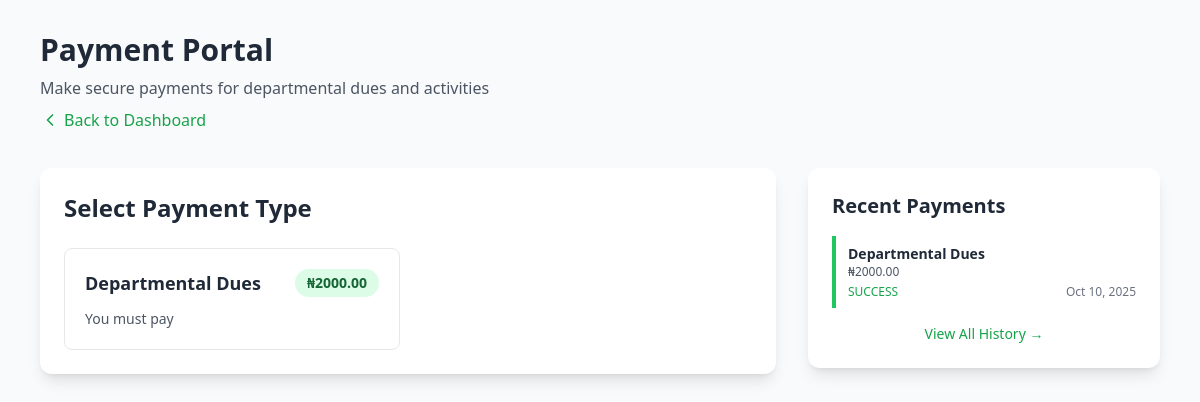
Page /payment/ (signed in) on the earlier database version.
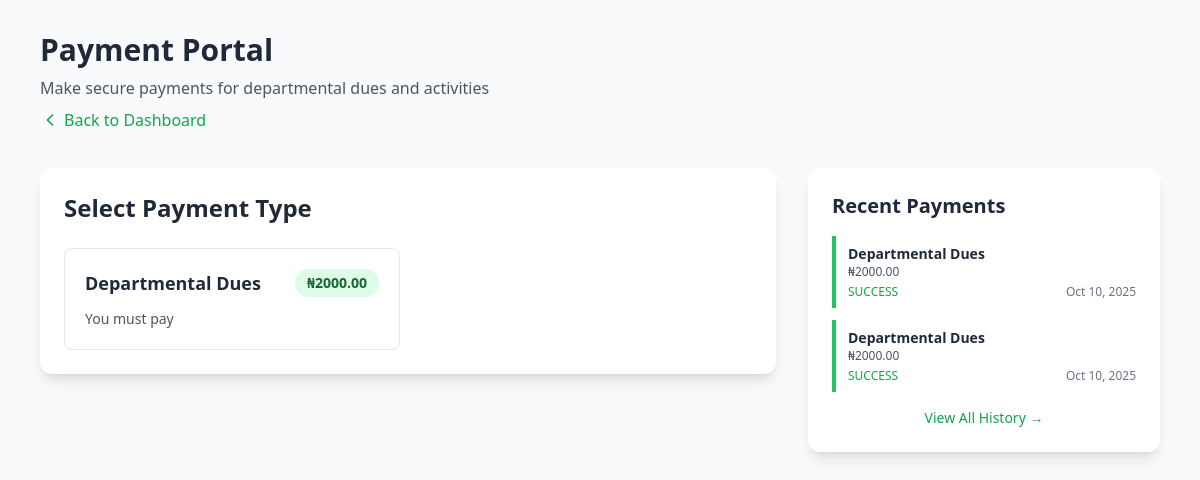
Same page on the later database version.
### payments/models.py (models this page shows, shortened)
class PaymentType(models.Model):
    name = models.CharField(max_length=100)
    description = models.TextField()
    amount = models.DecimalField(max_digits=10, decimal_places=2)
    is_active = models.BooleanField(default=True)
    created_at = models.DateTimeField(auto_now_add=True)
    class Meta:
        ordering = ['-created_at']

class Payment(models.Model):
    STATUS_CHOICES = [
        ('pending', 'Pending'),
        ('success', 'Success'),
        ('failed', 'Failed'),
        ('abandoned', 'Abandoned'),
    ]
    user = models.ForeignKey(User, on_delete=models.CASCADE, related_name='payments')
    payment_type = models.ForeignKey(PaymentType, on_delete=models.SET_NULL, null=True)
    reference = models.CharField(max_length=100, unique=True, default=uuid.uuid4)
    amount = models.DecimalField(max_digits=10, decimal_places=2)
    status = models.CharField(max_length=20, choices=STATUS_CHOICES, default='pending')
    gateway_response = models.JSONField(null=True, blank=True)
    transaction_date = models.DateTimeField(null=True, blank=True)
    email = models.EmailField()
    phone = models.CharField(max_length=20, blank=True)
    created_at = models.DateTimeField(auto_now_add=True)
    updated_at = models.DateTimeField(auto_now=True)
    class Meta:
        ordering = ['-created_at']
        indexes = [
            models.Index(fields=['reference']),
            models.Index(fields=['status']),
        ]

### payments/views.py (the view)
# urls.py: path('payment/', views.payment_page, name='payment_page'),
@login_required
def payment_page(request):
    payment_types = PaymentType.objects.filter(is_active=True)
    user_payments = Payment.objects.filter(user=request.user).order_by('-created_at')[:10]
    context = {
        'payment_types': payment_types,
        'user_payments': user_payments,
        'paystack_public_key': PAYSTACK_PUBLIC_KEY,
    }
    return render(request, 'payments/payment_page.html', context)

### payments/templates/payments/payment_page.html (shortened to what the changed rows need)
<!DOCTYPE html>
<html lang="en">
<head>
    <script src="https://cdn.tailwindcss.com"></script>
</head>
<body class="bg-gray-50 min-h-screen">
    <div class="container mx-auto px-4 py-8 max-w-6xl">
        <div class="mb-8">
            <h1 class="text-3xl font-bold text-gray-800 mb-2">Payment Portal</h1>
        </div>
        <div class="grid grid-cols-1 lg:grid-cols-3 gap-8">
            <div class="lg:col-span-2">
                <div class="bg-white rounded-xl shadow-lg p-6">
                    <h2 class="text-2xl font-bold text-gray-800 mb-6">Select Payment Type</h2>
                    {% if payment_types %}
                    <div class="grid grid-cols-1 md:grid-cols-2 gap-4">
                        {% for payment_type in payment_types %}
                        <div class="border border-gray-200 rounded-lg p-5 hover:border-green-500 hover:shadow-md transition-all cursor-pointer payment-option"
                             data-id="{{ payment_type.id }}"
                             data-name="{{ payment_type.name }}"
                             data-amount="{{ payment_type.amount }}"
                             onclick="selectPayment(this)">
                            <div class="flex justify-between items-start mb-3">
                                <h3 class="font-bold text-lg text-gray-800">{{ payment_type.name }}</h3>
                                <span class="bg-green-100 text-green-800 px-3 py-1 rounded-full text-sm font-semibold">₦{{ payment_type.amount }}</span>
                            </div>
                            <p class="text-gray-600 text-sm">{{ payment_type.description }}</p>
                        </div>
                        {% endfor %}
                    </div>
                    {% else %}
                    <p class="text-gray-500 text-center py-8">No payment types available at the moment.</p>
                    {% endif %}
                </div>
            </div>
            <div class="lg:col-span-1">
                <div class="bg-white rounded-xl shadow-lg p-6 sticky top-8">
                    <h2 class="text-xl font-bold text-gray-800 mb-4">Recent Payments</h2>
                    {% if user_payments %}
                    <div class="space-y-3">
                        {% for payment in user_payments %}
                        <div class="border-l-4 {% if payment.status == 'success' %}border-green-500{% elif payment.status == 'failed' %}border-red-500{% else %}border-yellow-500{% endif %} pl-3 py-2">
                            <p class="font-semibold text-sm text-gray-800">{{ payment.payment_type.name }}</p>
                            <p class="text-xs text-gray-600">₦{{ payment.amount }}</p>
                            <div class="flex justify-between items-center mt-1">
                                <span class="text-xs {% if payment.status == 'success' %}text-green-600{% elif payment.status == 'failed' %}text-red-600{% else %}text-yellow-600{% endif %} font-medium uppercase">
                                    {{ payment.status }}
                                </span>
                                <span class="text-xs text-gray-500">{{ payment.created_at|date:"M d, Y" }}</span>
                            </div>
                        </div>
                        {% endfor %}
                    </div>
                    {% else %}
                    <p class="text-gray-500 text-sm text-center py-4">No payment history yet</p>
                    {% endif %}
                </div>
            </div>
        </div>
    </div>
</body>
</html>

Differences in the rows shown:
added Payment: payment_type.name "Departmental Dues", amount "2000.00", status "SUCCESS", created_at "Oct 10, 2025"
